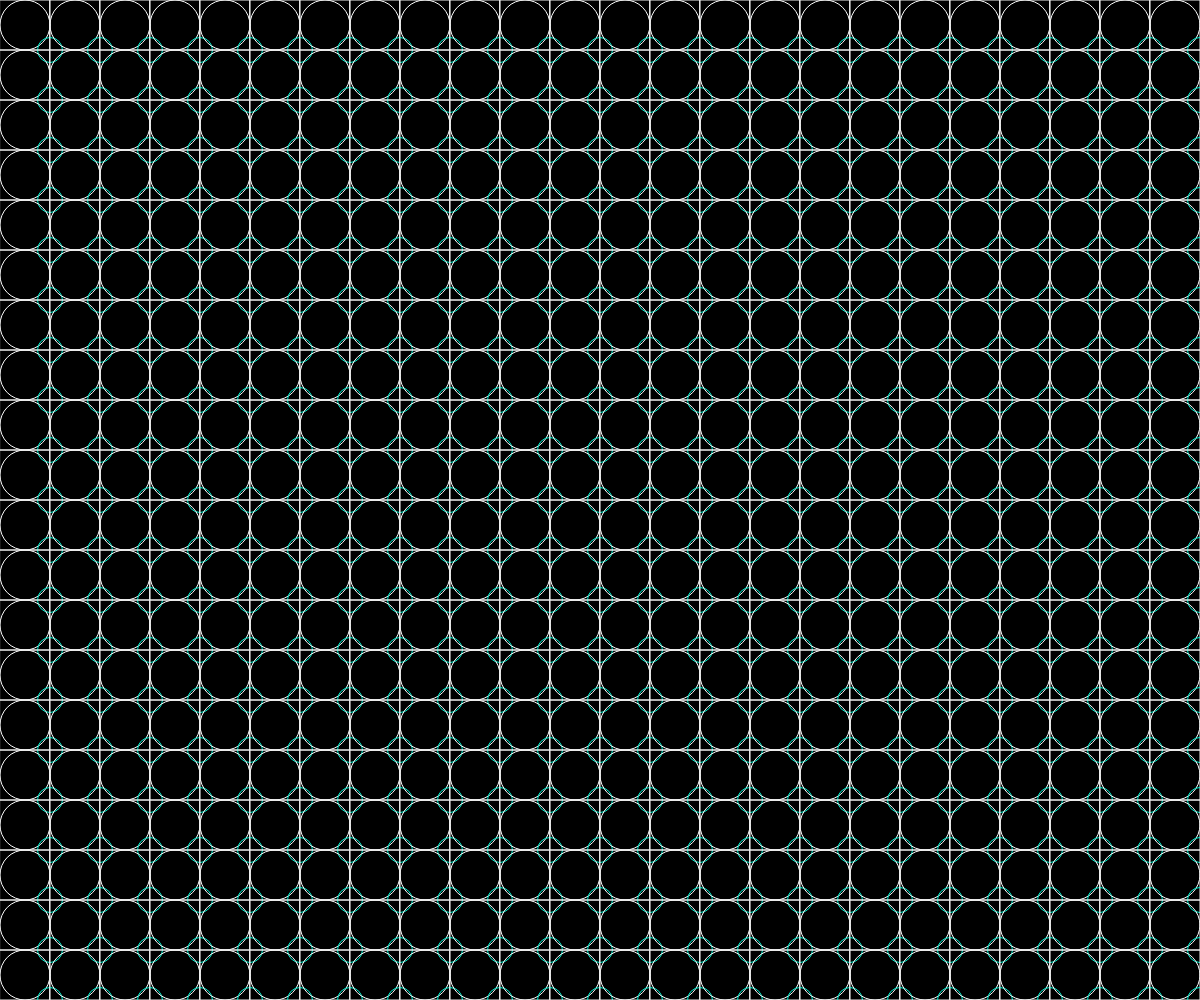
Frame 1 (no input)
Frame 60 (no input): identical to frame 1, image omitted
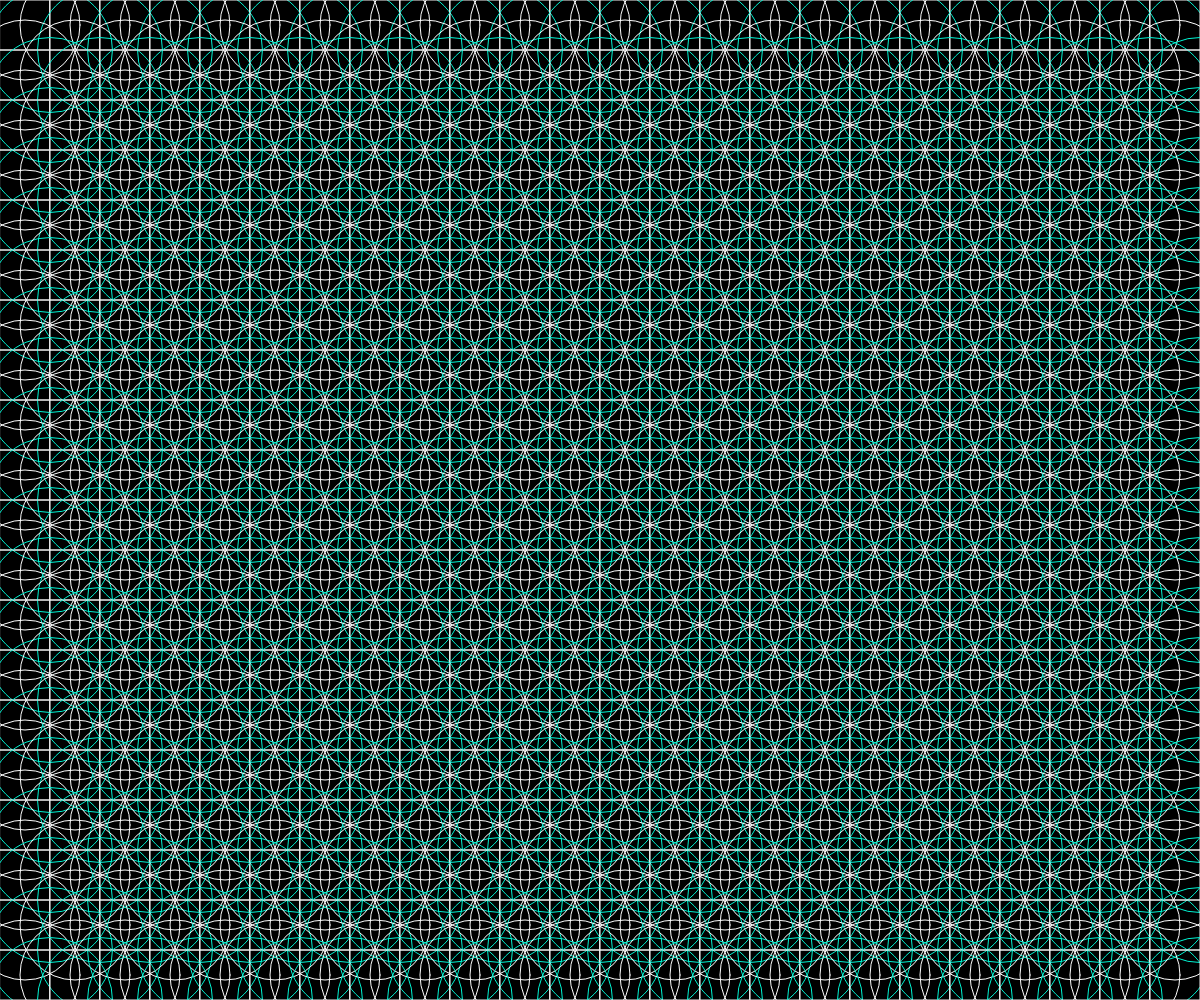
Frame 120 (the mouse pressed at the canvas centre since frame 60)

The p5.js sketch that drew these frames (run headless with seeded random() and noise() and a simulated clock; from frame 60 on, the mouse is pressed at the canvas centre):

// p5.js sketch
// ── sketch.js
function setup() {
  createCanvas(windowWidth, windowHeight);
}

function draw() {
  background(0); 
  stroke(255)//框線顏色(255為白色)
  noFill(); //不要充滿顏色
  rectMode(CENTER)//以方框中心點為座標點

for(var j=0;  j<(height/50); j++){
  for(var i=0;  i<(width/50); i=i+1)//i++ ==>i=i+1
    {
      ellipse(25+(i*50),25+(j*50),50+mouseX/10)//在座標(25,25)畫一個直徑50圓
      stroke(241)
      rect(25+(i*50),25+(j*50),50)//方框座標
      stroke(0,245,212)
      ellipse(50+(i*50),50+(j*50),25+mouseY/5)
      stroke(255)
    }

  }
}
